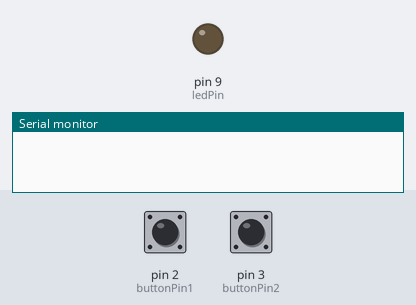
Simulated run of this program. Board: Arduino Uno, built with avr-gcc and run on an emulated ATmega328P. Parts: output pins drawn as LEDs (lit = HIGH), the last lines printed to the serial monitor. The test bench sets the inputs (shaded band); at power-on: pin 2 (buttonPin1) LOW, pin 3 (buttonPin2) LOW.

Above: at 1.2 s.
1.3 s: pin 2 (buttonPin1) pulled HIGH for 0.15 s
At 2.5 s:
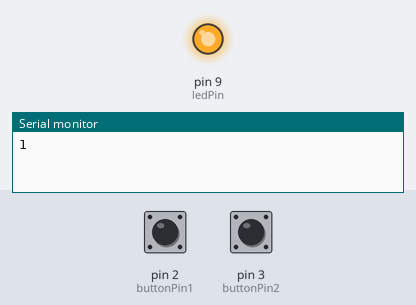
2.9 s: pin 3 (buttonPin2) pulled HIGH for 0.15 s
At 3.9 s:
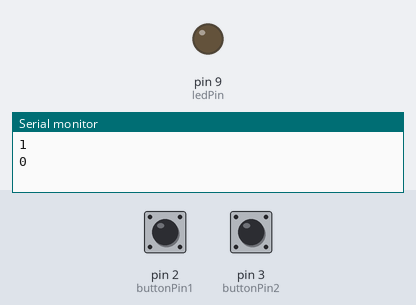
4.5 s: pin 2 (buttonPin1) pulled HIGH for 1 s
At 5.1 s:
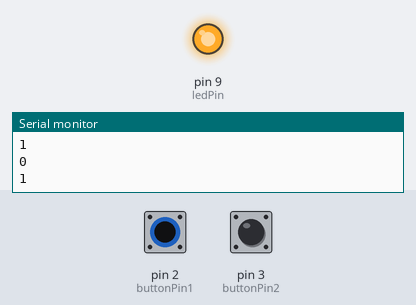
Timing chart, 0 to 7.5 s (numbered marks = the images above; inputs shaded):
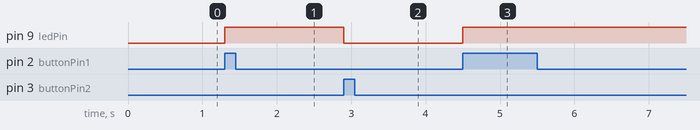

The program:

main.cpp
```cpp
#include <Arduino.h>

const int buttonPin1 = 2, buttonPin2 = 3;  // the number of the pushbutton pins
const int ledPin =  9;      // the number of the LED pin

// variables will change:
int button1_State = 0, button2_State = 0;  // variable for reading the pushbuttons status
int count_value =0;
int prestate =0;
void setup() {
  // initialize the LED pin as an output
  //LED flashes during both increment and decrement of counter
  pinMode(ledPin, OUTPUT);
  // initialize the pushbutton pin as an input:
  pinMode(buttonPin1, INPUT);
  pinMode(buttonPin2, INPUT);
  Serial.begin(9600);
}

void loop() {
  // read the state of the pushbutton
  button1_State = digitalRead(buttonPin1);
  button2_State = digitalRead(buttonPin2);
  // counter increment if the pushbutton 1 is pressed.
  if (button1_State == HIGH && prestate == 0) {
    count_value++;
      Serial.println(count_value);
    // turn LED on
    digitalWrite(ledPin, HIGH);
    prestate = 1;
  }
// counter decrement if the pushbutton 2 is pressed.
  else if (button2_State == HIGH && prestate == 0) {
    count_value--;
      Serial.println(count_value);

     // turn LED off
    digitalWrite(ledPin, LOW);
    prestate = 1;
  }
 else if(button1_State == LOW && button2_State == LOW) {
    prestate = 0;
  }
}
```

Measured:
- after the input at 1.3 s, pin 9 (ledPin): LOW → HIGH at once
- after the input at 2.9 s, pin 9 (ledPin): HIGH → LOW at once
- after the input at 4.5 s, pin 9 (ledPin): LOW → HIGH at once
